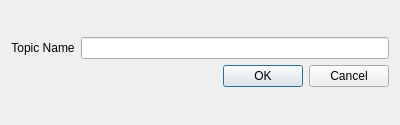
<?xml version="1.0" encoding="UTF-8"?>
<ui version="4.0">
 <class>SubscribeDialog</class>
 <widget class="QDialog" name="SubscribeDialog">
  <property name="windowModality">
   <enum>Qt::ApplicationModal</enum>
  </property>
  <property name="geometry">
   <rect>
    <x>0</x>
    <y>0</y>
    <width>400</width>
    <height>125</height>
   </rect>
  </property>
  <property name="windowTitle">
   <string>New topic</string>
  </property>
  <layout class="QGridLayout" name="gridLayout_2">
   <item row="0" column="0">
    <layout class="QGridLayout" name="gridLayout">
     <item row="1" column="0" colspan="2">
      <widget class="QDialogButtonBox" name="buttonBox">
       <property name="orientation">
        <enum>Qt::Horizontal</enum>
       </property>
       <property name="standardButtons">
        <set>QDialogButtonBox::Cancel|QDialogButtonBox::Ok</set>
       </property>
      </widget>
     </item>
     <item row="0" column="0">
      <widget class="QLabel" name="clientNameLabel">
       <property name="text">
        <string>Topic Name</string>
       </property>
       <property name="alignment">
        <set>Qt::AlignCenter</set>
       </property>
       <property name="wordWrap">
        <bool>false</bool>
       </property>
      </widget>
     </item>
     <item row="0" column="1">
      <widget class="QLineEdit" name="topicNameInput"/>
     </item>
    </layout>
   </item>
  </layout>
 </widget>
 <resources/>
 <connections>
  <connection>
   <sender>buttonBox</sender>
   <signal>rejected()</signal>
   <receiver>SubscribeDialog</receiver>
   <slot>reject()</slot>
   <hints>
    <hint type="sourcelabel">
     <x>199</x>
     <y>135</y>
    </hint>
    <hint type="destinationlabel">
     <x>199</x>
     <y>99</y>
    </hint>
   </hints>
  </connection>
  <connection>
   <sender>buttonBox</sender>
   <signal>accepted()</signal>
   <receiver>SubscribeDialog</receiver>
   <slot>accept()</slot>
   <hints>
    <hint type="sourcelabel">
     <x>199</x>
     <y>135</y>
    </hint>
    <hint type="destinationlabel">
     <x>199</x>
     <y>99</y>
    </hint>
   </hints>
  </connection>
 </connections>
</ui>
